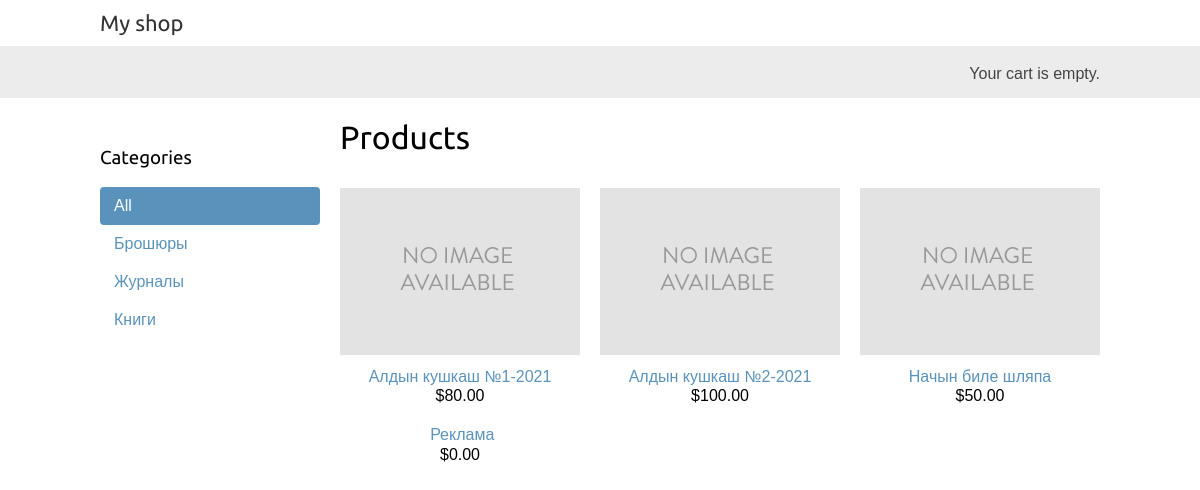
The page / on the database its author committed.
### shop/models.py (models this page shows, shortened)
class Category(models.Model):
    name = models.CharField(max_length=200, db_index=True)
    slug = models.SlugField(max_length=200, unique=True)
    class Meta:
        ordering = ('name',)
        verbose_name = 'Категория'
        verbose_name_plural = 'Категории'
    def get_absolute_url(self):
        return reverse('shop:product_list_by_category', args=[self.slug])

class Product(models.Model):
    category = models.ForeignKey(Category, related_name='products', on_delete=models.CASCADE)
    name = models.CharField(max_length=200, db_index=True)
    slug = models.SlugField(max_length=200, db_index=True)
    image = models.ImageField(upload_to='products/%Y/%m/%d', blank=True)
    description = models.TextField(blank=True)
    price = models.DecimalField(max_digits=10, decimal_places=2)
    available = models.BooleanField(default=True)
    created = models.DateTimeField(auto_now_add=True)
    updated = models.DateTimeField(auto_now=True)
    class Meta:
        ordering = ('name',)
        index_together = (('id', 'slug'),)
    def get_absolute_url(self):
        return reverse('shop:product_detail', args=[self.id, self.slug])

### shop/views.py (the view)
# urls.py: path('', views.product_list, name='product_list'),
def product_list(request, category_slug=None):
    category = None
    categories = Category.objects.all()
    products = Product.objects.filter(available=True)
    if category_slug:
        category = get_object_or_404(Category, slug=category_slug)
        products = products.filter(category=category)
    return render(request,
                  'shop/product/list.html',
                  {'category': category,
                   'categories': categories,
                   'products': products})

### cart/cart.py (called while the page is built)
    def __len__(self):
        return sum(item['quantity'] for item in self.cart.values())

### cart/context_processors.py (called while the page is built)
def cart(request):
    return {'cart': Cart(request)}

### shop/templates/shop/product/list.html (shortened to what this page needs)
{% extends "shop/base.html" %}
{% load static %}
{% block content %}
    <div id="sidebar">
        <h3>Categories</h3>
        <ul>
            <li {% if not category %}class="selected"{% endif %}>
                <a href="{% url "shop:product_list" %}">All</a>
            </li>
            {% for c in categories %}
                <li >
                    <a href="{{ c.get_absolute_url }}">{{ c.name }}</a>
                </li>
            {% endfor %}
        </ul>
    </div>
    <div id="main" class="product-list">
        <h1>{% if category %}{{ category.name }}{% else %}Products
            {% endif %}</h1>
        {% for product in products %}
        <div class="item">
            <a href="{{ product.get_absolute_url }}">
                <img src="{% if product.image %}{{ product.image.url }}{%
                    else %}{% static "img/no_image.png" %}{% endif %}">
            </a>
            <a href="{{ product.get_absolute_url }}">{{ product.name }}</a>
            <br>
            ${{ product.price }}
        </div>
        {% endfor %}
    </div>
{% endblock %}

### shop/templates/shop/base.html (shortened to what this page needs)
{% load static %}
<!DOCTYPE html>
<html lang="en">
<head>
    <link rel="stylesheet" href="{% static 'css/base.css' %}">
</head>
<body>
    <div id="header">
        <a class="logo" href="/">My shop</a>
    </div>
    <div id="subheader">
        <div class="cart">
            {% with total_items=cart|length %}
                {% if total_items > 0 %}
                    Your cart:
                    <a href="{% url 'cart:cart_detail' %}">
                        {{ total_items }} item{{ total_items|pluralize }},
                        ${{ cart.get_total_price }}
                    </a>
                {% else %}
                    Your cart is empty.
                {% endif %}
            {% endwith %}
        </div>
    </div>
    <div id="content">
        {% block content %}
        {% endblock %}
    </div>
</body>
</html>

### shop/static/css/base.css (style rules this page uses)
body { margin:0; padding:0; font-family:helvetica, sans-serif; }
h1, h2, h3, h4, h5 , h6 { font-family: 'Ubuntu', sans-serif; font-weight:normal; }
a { text-decoration:none; color:#5993bb; }
#header { padding:10px 100px; font-size:18px; overflow:auto; }
#subheader { background:#ececec; color:#444; padding:15px 100px; overflow:auto; }
#header .logo { font-family: 'Ubuntu', sans-serif; float:left; color:#333; font-size:22px; margin-right:10%; }
#subheader .cart { float:right; padding-top:4px; }
#content { padding:0 100px; overflow:hidden; }
#sidebar { width:220px; padding:30px 20px 0 0; float:left; }
#sidebar ul { margin:0; padding:0; }
#sidebar ul li { margin:0; list-style:none; padding:10px 14px; }
#sidebar ul li a { display:block; }
#sidebar ul li.selected { background:#5993bb; border-radius:4px; }
#sidebar ul li.selected a { color:#fff; }
#main { float:left; width: 96%; margin-right:-220px; overflow:hidden; }
.product-list .item { width:25%; padding:10px 20px 10px 0; float:left; text-align:center; line-height:1.2; }
.product-list .item img { width:100%; margin-bottom:8px; }

### rows shown on the page
Category: name "Брошюры"
Category: name "Журналы"
Category: name "Книги"
Product: image (placeholder picture), name "Алдын кушкаш №1-2021", price "80.00"
Product: image (placeholder picture), name "Алдын кушкаш №2-2021", price "100.00"
Product: image (placeholder picture), name "Начын биле шляпа", price "50.00"
Product: name "Реклама", price "0.00"
